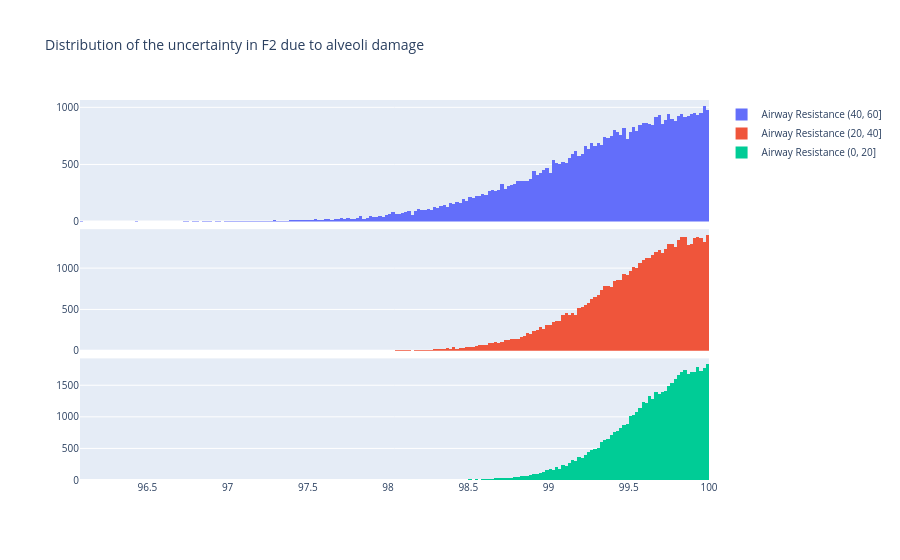

The code cell stored with this chart in its notebook:
### Code cell
# Create subplot with 3 rows
fig = make_subplots(
    rows=3, cols=1, shared_xaxes=True, vertical_spacing=0.02
)

# For each group compute the std up and down
for i in np.arange(1, 4):
    print(f"Group {group_labels[i]}")
    o2sat_group = df[df["AR group"] == group_labels[i]][O2_col]
    o2sat_group_up = o2sat_group[o2sat_group > 100]
    o2sat_group_down = o2sat_group[o2sat_group <= 100]
    # Print std for both
    print(f"Std up: {o2sat_group_up.std()}")
    print(f"Std down: {o2sat_group_down.std()}")
    # Print diff
    diff = o2sat_group_down.std() - o2sat_group_up.std()
    print(f"Std diff: {diff}")

    # Generate 1000 points from normal distribution with mean 100 and std diff
    sample = np.random.normal(100, diff, 100000)
    # Remove samples above 100
    sample = sample[sample <= 100]
    # Add to plot
    fig.add_trace(
        go.Histogram(
            x=sample,
            name=f"Airway Resistance {group_labels[i]}",
            # Bin size of 1
            xbins=dict(start=75, end=110, size=0.02),
        ),
        row=i,
        col=1,
    )

title = f"Distribution of the uncertainty in F2 due to alveoli damage"
fig.update_layout(
    title=title,
    font=dict(size=10),
)
fig.update_xaxes(
    title_text="Uncertainty due to alveoli damage",
    row=len(group_labels) - 1,
    col=1,
)

fig.show()

### Figure 1 — Plotly figure (JSON) as saved in the notebook; plotly's stock layout.template omitted (floating-point values rounded to 4 significant figures; data arrays with more than 128 entries replaced by an {"elided": "..."} marker saying what was removed)
{"data": [{"name": "Airway Resistance (40, 60]", "type": "histogram", "x": {"elided": "50268 float values"}, "xaxis": "x", "xbins": {"end": 110, "size": 0.02, "start": 75}, "yaxis": "y"}, {"name": "Airway Resistance (20, 40]", "type": "histogram", "x": {"elided": "49964 float values"}, "xaxis": "x2", "xbins": {"end": 110, "size": 0.02, "start": 75}, "yaxis": "y2"}, {"name": "Airway Resistance (0, 20]", "type": "histogram", "x": {"elided": "49886 float values"}, "xaxis": "x3", "xbins": {"end": 110, "size": 0.02, "start": 75}, "yaxis": "y3"}], "layout": {"font": {"size": 10}, "title": {"text": "Distribution of the uncertainty in F2 due to alveoli damage"}, "xaxis": {"anchor": "y", "domain": [0, 1], "matches": "x3", "showticklabels": false}, "xaxis2": {"anchor": "y2", "domain": [0, 1], "matches": "x3", "showticklabels": false}, "xaxis3": {"anchor": "y3", "domain": [0, 1]}, "yaxis": {"anchor": "x", "domain": [0.68, 1]}, "yaxis2": {"anchor": "x2", "domain": [0.34, 0.66]}, "yaxis3": {"anchor": "x3", "domain": [0, 0.32]}}}
